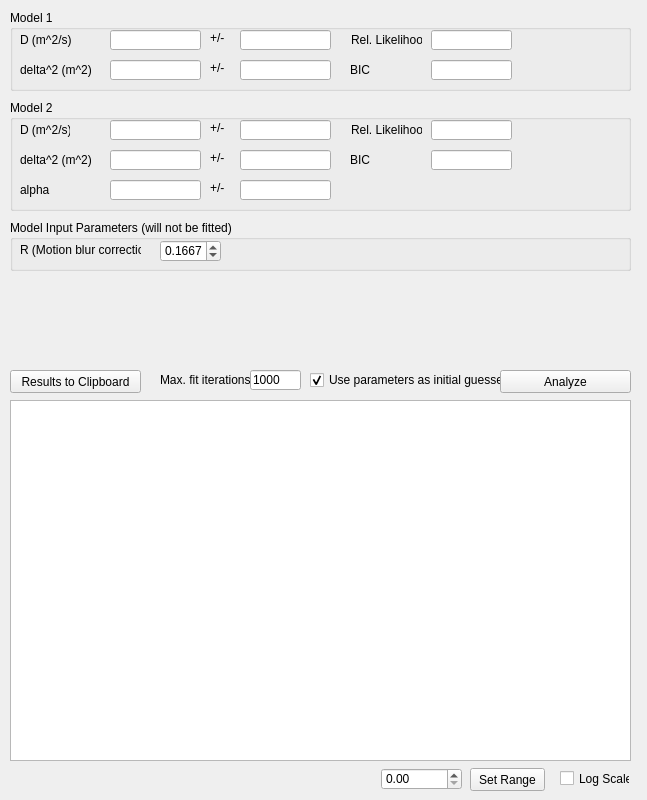
<?xml version="1.0" encoding="UTF-8"?>
<ui version="4.0">
 <class>Form</class>
 <widget class="QWidget" name="Form">
  <property name="geometry">
   <rect>
    <x>0</x>
    <y>0</y>
    <width>647</width>
    <height>800</height>
   </rect>
  </property>
  <property name="windowTitle">
   <string>Form</string>
  </property>
  <widget class="QCheckBox" name="checkBoxLogPlot">
   <property name="geometry">
    <rect>
     <x>560</x>
     <y>770</y>
     <width>70</width>
     <height>17</height>
    </rect>
   </property>
   <property name="text">
    <string>Log Scale</string>
   </property>
  </widget>
  <widget class="QGroupBox" name="groupBoxModel1">
   <property name="geometry">
    <rect>
     <x>10</x>
     <y>10</y>
     <width>621</width>
     <height>81</height>
    </rect>
   </property>
   <property name="title">
    <string>Model 1</string>
   </property>
   <widget class="QLineEdit" name="lineEditParam1_1">
    <property name="geometry">
     <rect>
      <x>100</x>
      <y>20</y>
      <width>91</width>
      <height>20</height>
     </rect>
    </property>
   </widget>
   <widget class="QLineEdit" name="lineEditParam2_1">
    <property name="geometry">
     <rect>
      <x>100</x>
      <y>50</y>
      <width>91</width>
      <height>20</height>
     </rect>
    </property>
   </widget>
   <widget class="QLabel" name="labelParam1_1">
    <property name="geometry">
     <rect>
      <x>10</x>
      <y>20</y>
      <width>71</width>
      <height>20</height>
     </rect>
    </property>
    <property name="text">
     <string>D (m^2/s)</string>
    </property>
   </widget>
   <widget class="QLabel" name="labelParam2_1">
    <property name="geometry">
     <rect>
      <x>10</x>
      <y>50</y>
      <width>71</width>
      <height>20</height>
     </rect>
    </property>
    <property name="text">
     <string>delta^2 (m^2)</string>
    </property>
   </widget>
   <widget class="QLineEdit" name="lineEditRelLikelihood_1">
    <property name="geometry">
     <rect>
      <x>421</x>
      <y>20</y>
      <width>81</width>
      <height>20</height>
     </rect>
    </property>
   </widget>
   <widget class="QLineEdit" name="lineEditBIC_1">
    <property name="geometry">
     <rect>
      <x>421</x>
      <y>50</y>
      <width>81</width>
      <height>20</height>
     </rect>
    </property>
   </widget>
   <widget class="QLabel" name="labelRelLikelihood_1">
    <property name="geometry">
     <rect>
      <x>341</x>
      <y>20</y>
      <width>71</width>
      <height>20</height>
     </rect>
    </property>
    <property name="text">
     <string>Rel. Likelihood</string>
    </property>
   </widget>
   <widget class="QLabel" name="labelBIC_1">
    <property name="geometry">
     <rect>
      <x>340</x>
      <y>50</y>
      <width>71</width>
      <height>20</height>
     </rect>
    </property>
    <property name="text">
     <string>BIC</string>
    </property>
   </widget>
   <widget class="QLineEdit" name="lineEditParam1Error_1">
    <property name="geometry">
     <rect>
      <x>230</x>
      <y>20</y>
      <width>91</width>
      <height>20</height>
     </rect>
    </property>
   </widget>
   <widget class="QLineEdit" name="lineEditParam2Error_1">
    <property name="geometry">
     <rect>
      <x>230</x>
      <y>50</y>
      <width>91</width>
      <height>20</height>
     </rect>
    </property>
   </widget>
   <widget class="QLabel" name="label">
    <property name="geometry">
     <rect>
      <x>200</x>
      <y>20</y>
      <width>21</width>
      <height>16</height>
     </rect>
    </property>
    <property name="text">
     <string>+/-</string>
    </property>
   </widget>
   <widget class="QLabel" name="label_2">
    <property name="geometry">
     <rect>
      <x>200</x>
      <y>50</y>
      <width>21</width>
      <height>16</height>
     </rect>
    </property>
    <property name="text">
     <string>+/-</string>
    </property>
   </widget>
  </widget>
  <widget class="QPushButton" name="pushButtonClipboard">
   <property name="geometry">
    <rect>
     <x>10</x>
     <y>370</y>
     <width>131</width>
     <height>23</height>
    </rect>
   </property>
   <property name="text">
    <string>Results to Clipboard</string>
   </property>
  </widget>
  <widget class="QGroupBox" name="groupBoxModel2">
   <property name="geometry">
    <rect>
     <x>10</x>
     <y>100</y>
     <width>621</width>
     <height>111</height>
    </rect>
   </property>
   <property name="title">
    <string>Model 2</string>
   </property>
   <widget class="QLineEdit" name="lineEditParam1_2">
    <property name="geometry">
     <rect>
      <x>100</x>
      <y>20</y>
      <width>91</width>
      <height>20</height>
     </rect>
    </property>
   </widget>
   <widget class="QLineEdit" name="lineEditParam2_2">
    <property name="geometry">
     <rect>
      <x>100</x>
      <y>50</y>
      <width>91</width>
      <height>20</height>
     </rect>
    </property>
   </widget>
   <widget class="QLabel" name="labelParam1_2">
    <property name="geometry">
     <rect>
      <x>10</x>
      <y>20</y>
      <width>50</width>
      <height>20</height>
     </rect>
    </property>
    <property name="text">
     <string>D (m^2/s)</string>
    </property>
   </widget>
   <widget class="QLabel" name="labelParam2_2">
    <property name="geometry">
     <rect>
      <x>10</x>
      <y>50</y>
      <width>71</width>
      <height>20</height>
     </rect>
    </property>
    <property name="text">
     <string>delta^2 (m^2)</string>
    </property>
   </widget>
   <widget class="QLineEdit" name="lineEditRelLikelihood_2">
    <property name="geometry">
     <rect>
      <x>421</x>
      <y>20</y>
      <width>81</width>
      <height>20</height>
     </rect>
    </property>
   </widget>
   <widget class="QLineEdit" name="lineEditBIC_2">
    <property name="geometry">
     <rect>
      <x>421</x>
      <y>50</y>
      <width>81</width>
      <height>20</height>
     </rect>
    </property>
   </widget>
   <widget class="QLabel" name="labelRelLikelihood_2">
    <property name="geometry">
     <rect>
      <x>341</x>
      <y>20</y>
      <width>71</width>
      <height>20</height>
     </rect>
    </property>
    <property name="text">
     <string>Rel. Likelihood</string>
    </property>
   </widget>
   <widget class="QLabel" name="labelBIC_2">
    <property name="geometry">
     <rect>
      <x>340</x>
      <y>50</y>
      <width>71</width>
      <height>20</height>
     </rect>
    </property>
    <property name="text">
     <string>BIC</string>
    </property>
   </widget>
   <widget class="QLineEdit" name="lineEditParam3_2">
    <property name="geometry">
     <rect>
      <x>100</x>
      <y>80</y>
      <width>91</width>
      <height>20</height>
     </rect>
    </property>
   </widget>
   <widget class="QLabel" name="labelParam3_2">
    <property name="geometry">
     <rect>
      <x>10</x>
      <y>80</y>
      <width>71</width>
      <height>20</height>
     </rect>
    </property>
    <property name="text">
     <string>alpha</string>
    </property>
   </widget>
   <widget class="QLineEdit" name="lineEditParam1Error_2">
    <property name="geometry">
     <rect>
      <x>230</x>
      <y>20</y>
      <width>91</width>
      <height>20</height>
     </rect>
    </property>
   </widget>
   <widget class="QLineEdit" name="lineEditParam2Error_2">
    <property name="geometry">
     <rect>
      <x>230</x>
      <y>50</y>
      <width>91</width>
      <height>20</height>
     </rect>
    </property>
   </widget>
   <widget class="QLineEdit" name="lineEditParam3Error_2">
    <property name="geometry">
     <rect>
      <x>230</x>
      <y>80</y>
      <width>91</width>
      <height>20</height>
     </rect>
    </property>
   </widget>
   <widget class="QLabel" name="label_3">
    <property name="geometry">
     <rect>
      <x>200</x>
      <y>20</y>
      <width>21</width>
      <height>16</height>
     </rect>
    </property>
    <property name="text">
     <string>+/-</string>
    </property>
   </widget>
   <widget class="QLabel" name="label_4">
    <property name="geometry">
     <rect>
      <x>200</x>
      <y>50</y>
      <width>21</width>
      <height>16</height>
     </rect>
    </property>
    <property name="text">
     <string>+/-</string>
    </property>
   </widget>
   <widget class="QLabel" name="label_5">
    <property name="geometry">
     <rect>
      <x>200</x>
      <y>80</y>
      <width>21</width>
      <height>16</height>
     </rect>
    </property>
    <property name="text">
     <string>+/-</string>
    </property>
   </widget>
  </widget>
  <widget class="QPushButton" name="pushButtonAnalyze">
   <property name="geometry">
    <rect>
     <x>500</x>
     <y>370</y>
     <width>131</width>
     <height>23</height>
    </rect>
   </property>
   <property name="text">
    <string>Analyze</string>
   </property>
  </widget>
  <widget class="ModelFitWidget" name="plot">
   <property name="geometry">
    <rect>
     <x>10</x>
     <y>400</y>
     <width>621</width>
     <height>361</height>
    </rect>
   </property>
  </widget>
  <widget class="QDoubleSpinBox" name="doubleSpinBoxRange">
   <property name="geometry">
    <rect>
     <x>381</x>
     <y>768</y>
     <width>81</width>
     <height>22</height>
    </rect>
   </property>
   <property name="maximum">
    <double>10000.000000000000000</double>
   </property>
  </widget>
  <widget class="QPushButton" name="pushButtonSetRange">
   <property name="geometry">
    <rect>
     <x>470</x>
     <y>768</y>
     <width>75</width>
     <height>23</height>
    </rect>
   </property>
   <property name="text">
    <string>Set Range</string>
   </property>
  </widget>
  <widget class="QCheckBox" name="checkBoxUseInitial">
   <property name="geometry">
    <rect>
     <x>310</x>
     <y>370</y>
     <width>191</width>
     <height>20</height>
    </rect>
   </property>
   <property name="text">
    <string>Use parameters as initial guesses</string>
   </property>
   <property name="checked">
    <bool>true</bool>
   </property>
  </widget>
  <widget class="QLabel" name="labelMaxIt">
   <property name="geometry">
    <rect>
     <x>160</x>
     <y>370</y>
     <width>91</width>
     <height>20</height>
    </rect>
   </property>
   <property name="text">
    <string>Max. fit iterations</string>
   </property>
  </widget>
  <widget class="QLineEdit" name="lineEditMaxIt">
   <property name="geometry">
    <rect>
     <x>250</x>
     <y>370</y>
     <width>51</width>
     <height>20</height>
    </rect>
   </property>
   <property name="text">
    <string>1000</string>
   </property>
  </widget>
  <widget class="QGroupBox" name="groupBoxInputParam">
   <property name="geometry">
    <rect>
     <x>10</x>
     <y>220</y>
     <width>621</width>
     <height>51</height>
    </rect>
   </property>
   <property name="title">
    <string>Model Input Parameters (will not be fitted)</string>
   </property>
   <widget class="QLabel" name="labelInputParam1">
    <property name="geometry">
     <rect>
      <x>10</x>
      <y>20</y>
      <width>121</width>
      <height>20</height>
     </rect>
    </property>
    <property name="text">
     <string>R (Motion blur correction)</string>
    </property>
   </widget>
   <widget class="QDoubleSpinBox" name="doubleSpinBoxInputParam1">
    <property name="geometry">
     <rect>
      <x>150</x>
      <y>20</y>
      <width>61</width>
      <height>22</height>
     </rect>
    </property>
    <property name="decimals">
     <number>4</number>
    </property>
    <property name="maximum">
     <double>0.250000000000000</double>
    </property>
    <property name="singleStep">
     <double>0.010000000000000</double>
    </property>
    <property name="value">
     <double>0.166700000000000</double>
    </property>
   </widget>
  </widget>
 </widget>
 <customwidgets>
  <customwidget>
   <class>ModelFitWidget</class>
   <extends>QGraphicsView</extends>
   <header>gui.tab.msd</header>
  </customwidget>
 </customwidgets>
 <resources/>
 <connections/>
</ui>
